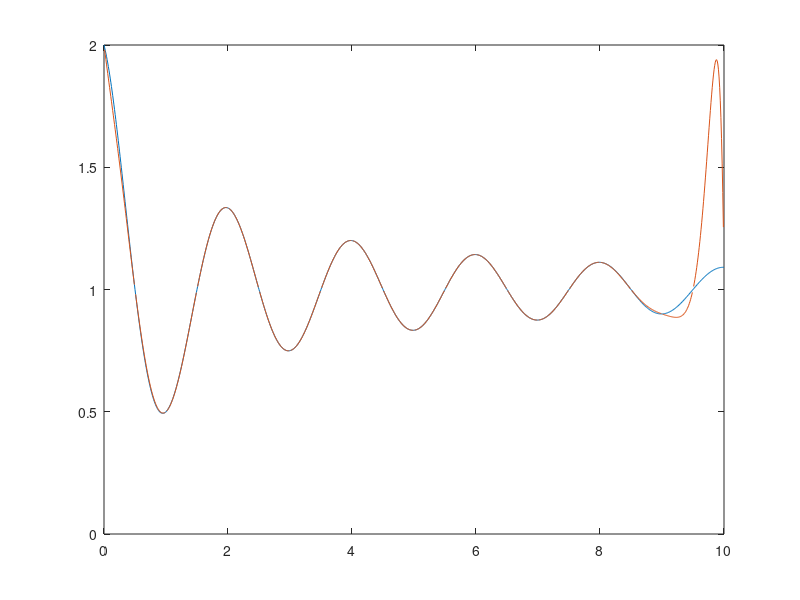

Recreate this plot in MATLAB.
x = [0:0.01:10];
f = @(x) 1 + cos(pi * x) ./ (1 + x);

plot(x, f(x))

function A = a(x)
  [_, n] = size(x);
  ret = [];
  for i = 1:n
    diff = x(i) - x;
    prd = prod(diff(1:i-1)) * prod(diff(i+1:end));
    ret = [ret, 1 / prd];
  end
  A = ret;
end

function L = lagrange(x, f, X)
  A = a(x);
  num = sum(A .* f ./ (X' - x), ind=2);
  denom = sum(A ./ (X' - x), ind=2);
  L = num ./ denom;
end

x = [0:(10/20):10];
X = [0:0.01:10];

Y = lagrange(x, f(x), X);

hold on
plot(X, Y')
